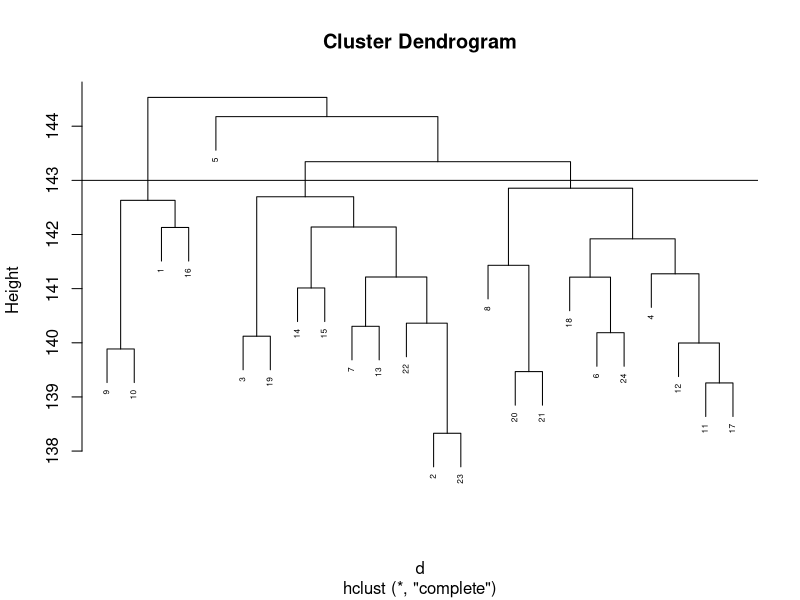
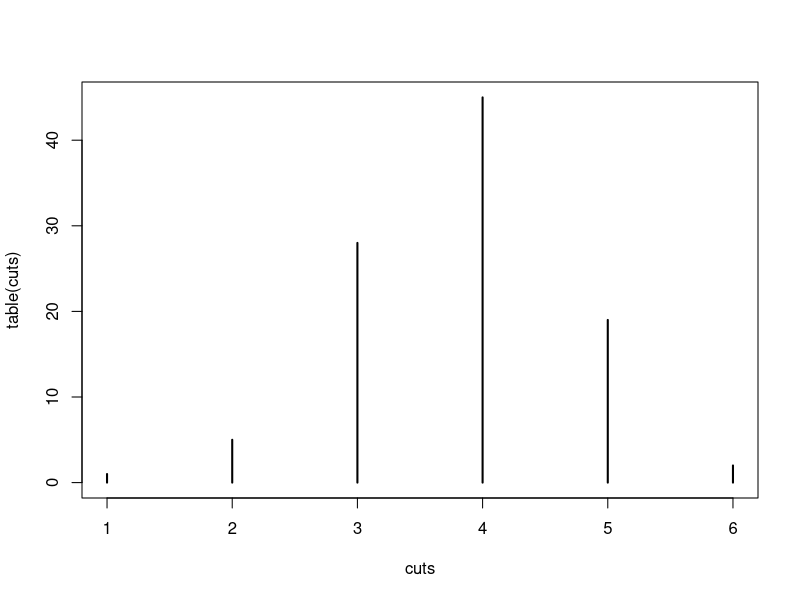

R code for these plots, in order: (Note: this script raises an error after producing the figures.)
set.seed(1)
m = 10000
n = 24
x = matrix(rnorm(m*n),m,n)
colnames(x)=1:n

d = dist(t(x))

hc = hclust(d)

plot(hc, cex=0.5)

abline(h=143)

cl = cutree(hc, h=143) # => k = number of clusters; alternatively, k => h = height of cut

length(unique(cl))

###############################################################################

set.seed(1)

cuts = replicate(n = 100, expr = (function(){
  m = 10000
  n = 24
  x = matrix(rnorm(m*n),m,n)
  colnames(x)=1:n  
  d = dist(t(x))  
  hc = hclust(d)
  cl = cutree(hc, h=143)
  return(length(unique(cl)))
})())

plot(table(cuts))
popsd(cuts)
